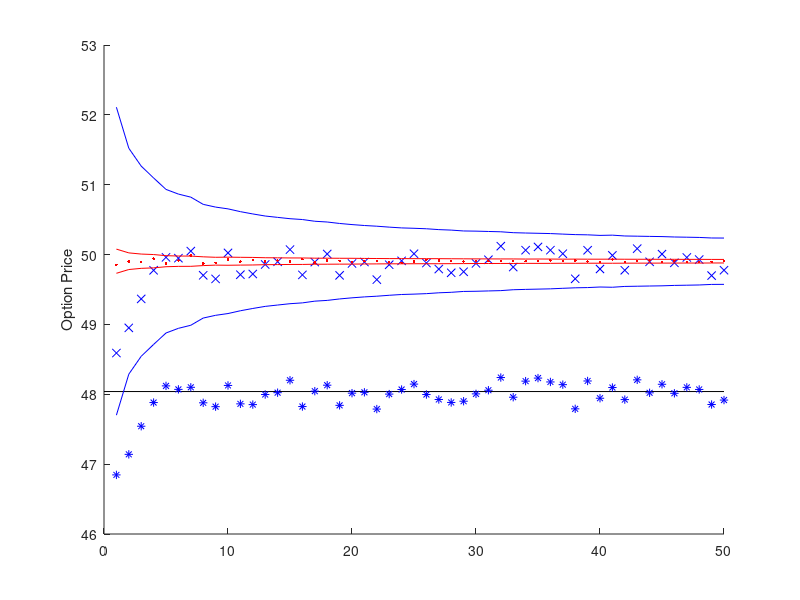

Here is the MATLAB script that generated this plot:
clear
clc
rng(0)

% Option Parameters
T = 1;
S0 = 100;
sigma = 0.45;
r = 0.12;
K = 50;
N = 6;
h = T/N;

% Calculation of alpha
Z = randn(N,1000);
Si = [S0.*ones(1,1000);S0*exp(cumsum((r-0.5*sigma^2)*h + sigma*sqrt(h).*Z))];
fx = exp(-r*T).*max(mean(Si) - K,0);
gx = exp(-r*T).*max(geomean(Si) - K,0);
cov_fg = cov(fx,gx);
alpha = -cov_fg(1,2)/cov_fg(2,2);

% Closed-Form Solution
mu_dash = (r-0.5*sigma^2)*(T/2);
sigma_dash = sqrt(((sigma^2*T)/(6))*(((T)/(T+h))+1));
temp1 = S0*exp(mu_dash+0.5*sigma_dash^2);
temp2 = normcdf(((log(S0/K)+mu_dash)/sigma_dash)+sigma_dash);
temp3 = K*normcdf((log(S0/K)+mu_dash)/(sigma_dash));
closed_geo = exp(-r*T)*(temp1*temp2-temp3);

mat = zeros(50,3);
mat2 = zeros(50,2);
for idx = 1:50
    n = 1000*idx;
    Z = randn(N,n);
    Si = [S0.*ones(1,n);S0*exp(cumsum((r-0.5*sigma^2)*h + sigma*sqrt(h).*Z))];
    fx = exp(-r*T).*max(mean(Si) - K,0);
    gx = exp(-r*T).*max(geomean(Si) - K,0);
    monte_geo = mean(gx);
    monte_arth = mean(fx); 
    control_arth = monte_arth + alpha*(monte_geo - closed_geo);
    mat(idx,:) = [monte_geo monte_arth control_arth];
    
    confidence_arth = 3*std(fx)/sqrt(n);  
    confidence_control = 3*std(fx + alpha.*gx)/sqrt(n); 

    mat2(idx,:) = [confidence_arth confidence_control]; 
end
best_estimate = control_arth; 

lower_arth = best_estimate - mat2(:,1);
upper_arth = best_estimate + mat2(:,1);

lower_control = best_estimate - mat2(:,2); 
upper_control = best_estimate + mat2(:,2); 

% Plotting
figure()
hold on
plot([0 50], [closed_geo closed_geo],'k-')
plot(mat(:,1),'b*')
plot(mat(:,2),'bx')
plot(mat(:,3),'r.')
plot(lower_arth, 'b-')
plot(upper_arth,'b-')
plot(lower_control, 'r-')
plot(upper_control,'r-')

% legend({'Closed-Form Geometric','Monte-Carlo Geometric'...
%     ,'Monte-Carlo Arithmetic','Control Variate Arthimetic'},...
%     'Location','east')
% ylim([47 50.5])
ylabel('Option Price')
hold off
